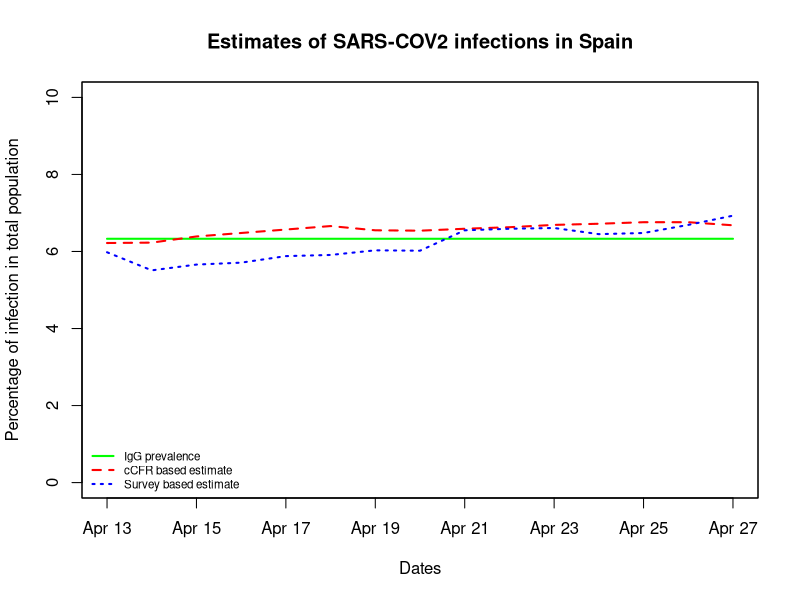

Write R code to recreate this figure.
library(zoo)

days <- seq(as.Date("2020-04-13"), as.Date("2020-04-27"), by = "days")

baseIgG <- rep(6.33,15)
basecCFRe <- c(6.22,6.23,6.39,6.48,6.57,6.66,6.55,6.54,6.59,6.63,6.69,6.72,6.76,6.76,6.68)
baseEw <- c(5.98,5.51,5.66,5.71,5.88,5.91,6.03,6.02,6.55,6.59,6.61,6.45,6.48,6.69,6.93)


IgG <- zoo(baseIgG,days)
cCFR <- zoo(basecCFRe,days)
Survey <- zoo(baseEw,days)

all.ts <- cbind(IgG,cCFR,Survey)

plot(all.ts,plot.type = "single",ylim=c(0,10),col = c("green","red","blue"),ylab="Percentage of infection in total population",xlab="Dates",lty = c(1,2,3), lwd=2)
title("Estimates of SARS-COV2 infections in Spain",cex=0.6)
legend("bottomleft", c("IgG prevalence","cCFR based estimate","Survey based estimate"), lty = c(1,2,3), col =c("green","red","blue"), lwd=2, cex=0.7, bty="n")
